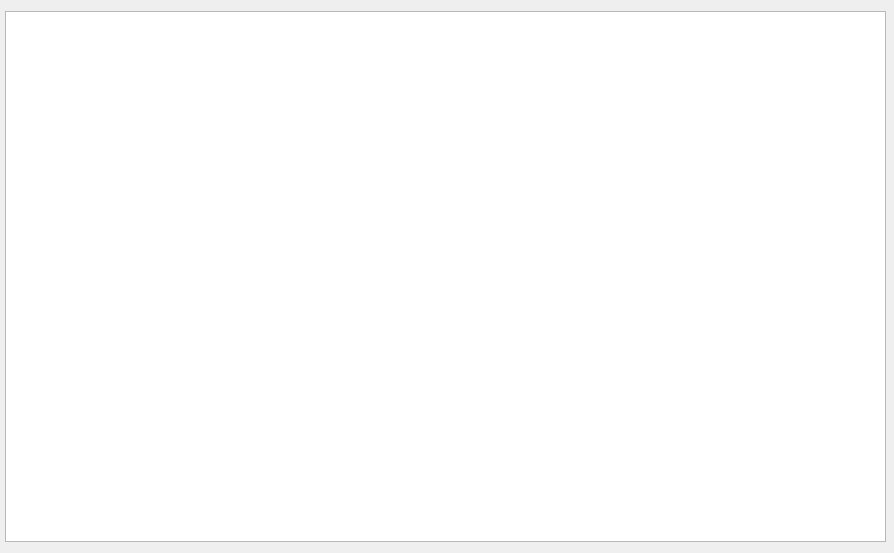
<?xml version="1.0" encoding="UTF-8"?>
<ui version="4.0">
 <class>Anzeigen</class>
 <widget class="QWidget" name="Anzeigen">
  <property name="geometry">
   <rect>
    <x>0</x>
    <y>0</y>
    <width>894</width>
    <height>553</height>
   </rect>
  </property>
  <property name="windowTitle">
   <string>Form</string>
  </property>
  <widget class="QListWidget" name="listWidget">
   <property name="geometry">
    <rect>
     <x>5</x>
     <y>11</y>
     <width>881</width>
     <height>531</height>
    </rect>
   </property>
  </widget>
 </widget>
 <resources/>
 <connections/>
</ui>
